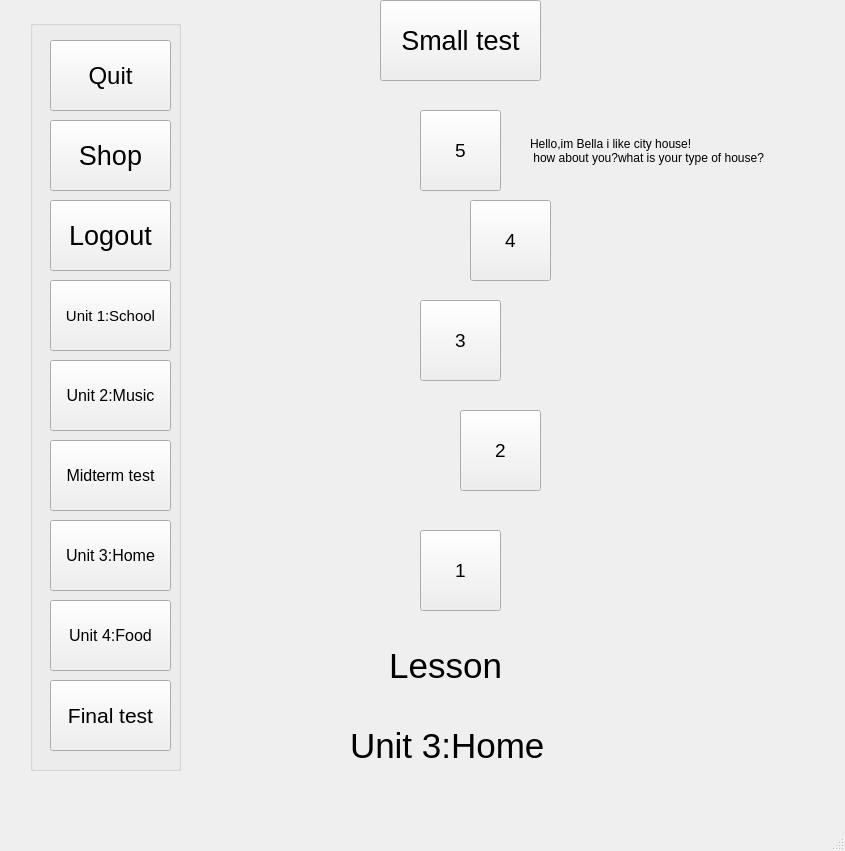
<?xml version="1.0" encoding="UTF-8"?>
<ui version="4.0">
 <class>MainWindow</class>
 <widget class="QMainWindow" name="MainWindow">
  <property name="geometry">
   <rect>
    <x>0</x>
    <y>0</y>
    <width>845</width>
    <height>851</height>
   </rect>
  </property>
  <property name="windowTitle">
   <string>MainWindow</string>
  </property>
  <widget class="QWidget" name="centralwidget">
   <widget class="QLabel" name="label_3">
    <property name="geometry">
     <rect>
      <x>530</x>
      <y>130</y>
      <width>291</width>
      <height>41</height>
     </rect>
    </property>
    <property name="font">
     <font>
      <pointsize>9</pointsize>
     </font>
    </property>
    <property name="text">
     <string>Hello,im Bella i like city house!
 how about you?what is your type of house?</string>
    </property>
   </widget>
   <widget class="QPushButton" name="pushButton_7">
    <property name="geometry">
     <rect>
      <x>470</x>
      <y>200</y>
      <width>81</width>
      <height>81</height>
     </rect>
    </property>
    <property name="font">
     <font>
      <pointsize>14</pointsize>
     </font>
    </property>
    <property name="text">
     <string>4</string>
    </property>
   </widget>
   <widget class="QPushButton" name="pushButton_8">
    <property name="geometry">
     <rect>
      <x>420</x>
      <y>110</y>
      <width>81</width>
      <height>81</height>
     </rect>
    </property>
    <property name="font">
     <font>
      <pointsize>14</pointsize>
     </font>
    </property>
    <property name="text">
     <string>5</string>
    </property>
   </widget>
   <widget class="QLabel" name="label">
    <property name="geometry">
     <rect>
      <x>360</x>
      <y>620</y>
      <width>221</width>
      <height>91</height>
     </rect>
    </property>
    <property name="font">
     <font>
      <pointsize>26</pointsize>
     </font>
    </property>
    <property name="text">
     <string>   Lesson</string>
    </property>
   </widget>
   <widget class="QPushButton" name="pushButton_4">
    <property name="geometry">
     <rect>
      <x>420</x>
      <y>530</y>
      <width>81</width>
      <height>81</height>
     </rect>
    </property>
    <property name="font">
     <font>
      <pointsize>14</pointsize>
     </font>
    </property>
    <property name="text">
     <string>1</string>
    </property>
   </widget>
   <widget class="QPushButton" name="pushButton_5">
    <property name="geometry">
     <rect>
      <x>460</x>
      <y>410</y>
      <width>81</width>
      <height>81</height>
     </rect>
    </property>
    <property name="font">
     <font>
      <pointsize>14</pointsize>
     </font>
    </property>
    <property name="text">
     <string>2</string>
    </property>
   </widget>
   <widget class="QPushButton" name="pushButton_6">
    <property name="geometry">
     <rect>
      <x>420</x>
      <y>300</y>
      <width>81</width>
      <height>81</height>
     </rect>
    </property>
    <property name="font">
     <font>
      <pointsize>14</pointsize>
     </font>
    </property>
    <property name="text">
     <string>3</string>
    </property>
   </widget>
   <widget class="QPushButton" name="pushButton_9">
    <property name="geometry">
     <rect>
      <x>380</x>
      <y>0</y>
      <width>161</width>
      <height>81</height>
     </rect>
    </property>
    <property name="font">
     <font>
      <pointsize>20</pointsize>
     </font>
    </property>
    <property name="text">
     <string>Small test</string>
    </property>
   </widget>
   <widget class="QLabel" name="label_2">
    <property name="geometry">
     <rect>
      <x>620</x>
      <y>200</y>
      <width>121</width>
      <height>241</height>
     </rect>
    </property>
    <property name="text">
     <string/>
    </property>
    <property name="pixmap">
     <pixmap>../PTI picture SPCK/Girl2.png</pixmap>
    </property>
    <property name="scaledContents">
     <bool>true</bool>
    </property>
   </widget>
   <widget class="QGroupBox" name="groupBox">
    <property name="geometry">
     <rect>
      <x>30</x>
      <y>20</y>
      <width>151</width>
      <height>751</height>
     </rect>
    </property>
    <property name="title">
     <string/>
    </property>
    <widget class="QPushButton" name="pushButton">
     <property name="geometry">
      <rect>
       <x>20</x>
       <y>20</y>
       <width>121</width>
       <height>71</height>
      </rect>
     </property>
     <property name="font">
      <font>
       <pointsize>18</pointsize>
      </font>
     </property>
     <property name="text">
      <string>Quit</string>
     </property>
    </widget>
    <widget class="QPushButton" name="pushButton_3">
     <property name="geometry">
      <rect>
       <x>20</x>
       <y>100</y>
       <width>121</width>
       <height>71</height>
      </rect>
     </property>
     <property name="font">
      <font>
       <pointsize>20</pointsize>
      </font>
     </property>
     <property name="text">
      <string>Shop</string>
     </property>
    </widget>
    <widget class="QPushButton" name="pushButton_2">
     <property name="geometry">
      <rect>
       <x>20</x>
       <y>180</y>
       <width>121</width>
       <height>71</height>
      </rect>
     </property>
     <property name="font">
      <font>
       <pointsize>20</pointsize>
      </font>
     </property>
     <property name="text">
      <string>Logout</string>
     </property>
    </widget>
    <widget class="QPushButton" name="pushButton_10">
     <property name="geometry">
      <rect>
       <x>20</x>
       <y>260</y>
       <width>121</width>
       <height>71</height>
      </rect>
     </property>
     <property name="font">
      <font>
       <pointsize>11</pointsize>
      </font>
     </property>
     <property name="text">
      <string>Unit 1:School</string>
     </property>
    </widget>
    <widget class="QPushButton" name="pushButton_11">
     <property name="geometry">
      <rect>
       <x>20</x>
       <y>340</y>
       <width>121</width>
       <height>71</height>
      </rect>
     </property>
     <property name="font">
      <font>
       <pointsize>12</pointsize>
      </font>
     </property>
     <property name="text">
      <string>Unit 2:Music</string>
     </property>
    </widget>
    <widget class="QPushButton" name="pushButton_12">
     <property name="geometry">
      <rect>
       <x>20</x>
       <y>500</y>
       <width>121</width>
       <height>71</height>
      </rect>
     </property>
     <property name="font">
      <font>
       <pointsize>12</pointsize>
      </font>
     </property>
     <property name="text">
      <string>Unit 3:Home</string>
     </property>
    </widget>
    <widget class="QPushButton" name="pushButton_13">
     <property name="geometry">
      <rect>
       <x>20</x>
       <y>580</y>
       <width>121</width>
       <height>71</height>
      </rect>
     </property>
     <property name="font">
      <font>
       <pointsize>12</pointsize>
      </font>
     </property>
     <property name="text">
      <string>Unit 4:Food</string>
     </property>
    </widget>
    <widget class="QPushButton" name="pushButton_14">
     <property name="geometry">
      <rect>
       <x>20</x>
       <y>660</y>
       <width>121</width>
       <height>71</height>
      </rect>
     </property>
     <property name="font">
      <font>
       <pointsize>16</pointsize>
      </font>
     </property>
     <property name="text">
      <string>Final test</string>
     </property>
    </widget>
    <widget class="QPushButton" name="pushButton_15">
     <property name="geometry">
      <rect>
       <x>20</x>
       <y>420</y>
       <width>121</width>
       <height>71</height>
      </rect>
     </property>
     <property name="font">
      <font>
       <pointsize>12</pointsize>
      </font>
     </property>
     <property name="text">
      <string>Midterm test</string>
     </property>
    </widget>
   </widget>
   <widget class="QLabel" name="label_4">
    <property name="geometry">
     <rect>
      <x>350</x>
      <y>700</y>
      <width>261</width>
      <height>91</height>
     </rect>
    </property>
    <property name="font">
     <font>
      <pointsize>26</pointsize>
     </font>
    </property>
    <property name="text">
     <string>Unit 3:Home</string>
    </property>
   </widget>
  </widget>
  <widget class="QMenuBar" name="menubar">
   <property name="geometry">
    <rect>
     <x>0</x>
     <y>0</y>
     <width>845</width>
     <height>26</height>
    </rect>
   </property>
  </widget>
  <widget class="QStatusBar" name="statusbar"/>
 </widget>
 <resources/>
 <connections/>
</ui>
